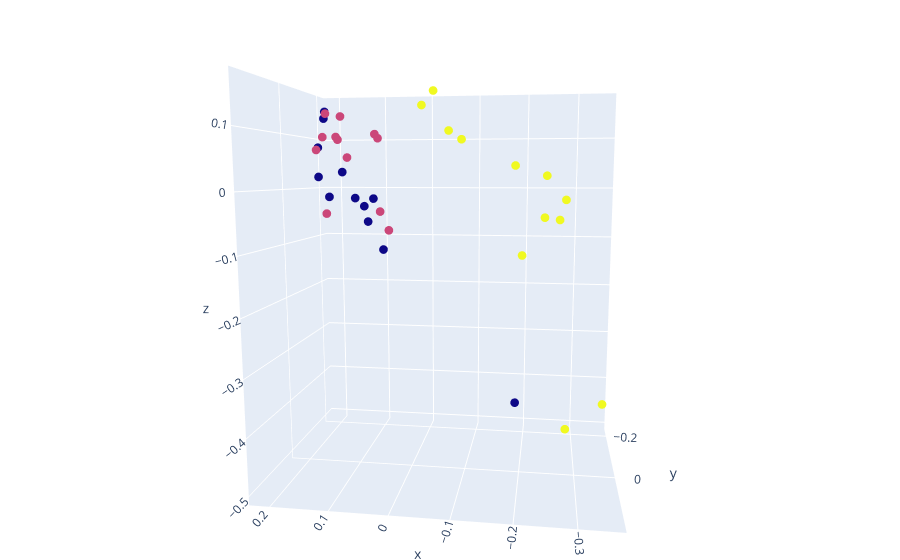

The cell this chart's notebook holds for it:
### Code cell
fig: go.Figure = go.Figure()
fig.add_scatter3d(x=pos1[:, 0], y=pos1[:, 1], z=pos1[:, 2],
                  hovertext=idx_to_class_lbl,
                  mode='markers', marker=dict(size=3.,
                                              color=idx_to_class))
fig.update_layout(margin=dict(l=0, r=0, b=0, t=0))

fig.show()

### Figure 1 — Plotly figure (JSON) as saved in the notebook; plotly's stock layout.template omitted (floating-point values rounded to 4 significant figures)
{"data": [{"hovertext": ["A", "A", "A", "A", "A", "A", "A", "A", "A", "A", "A", "A", "B", "B", "B", "B", "B", "B", "B", "B", "B", "B", "B", "B", "C", "C", "C", "C", "C", "C", "C", "C", "C", "C", "C", "C"], "marker": {"color": [0, 0, 0, 0, 0, 0, 0, 0, 0, 0, 0, 0, 1, 1, 1, 1, 1, 1, 1, 1, 1, 1, 1, 1, 2, 2, 2, 2, 2, 2, 2, 2, 2, 2, 2, 2], "size": 3}, "mode": "markers", "type": "scatter3d", "x": [0.07029, 0.03713, 0.09256, 0.07667, 0.1866, 0.1873, 0.05897, 0.1216, 0.2179, 0.02179, -0.1956, 0.1945, 0.05596, 0.0939, 0.1383, 0.0421, 0.08475, 0.1299, 0.05169, 0.1196, 0.1713, -0.004238, 0.153, 0.1802, -0.2404, -0.09147, -0.07454, -0.2651, -0.1836, -0.02277, -0.2873, -0.203, -0.237, -0.3555, -0.2789, -0.04673], "y": [0.04774, 0.1119, 0.1674, 0.001133, -0.05538, -0.101, 0.1412, 0.004379, -0.1462, 0.1114, 0.1069, -0.116, 0.02652, 0.1784, -0.02474, 0.05928, 0.09563, -0.01648, 0.01126, 0.04424, -0.05705, 0.1806, 0.01568, -0.02763, -0.09531, -0.005526, 0.03368, -0.04853, -0.05234, 0.004738, -0.1739, 0.08194, -0.2282, -0.1105, -0.1897, 0.0244], "z": [-0.02709, -0.01188, -0.007681, -0.05665, 0.02267, 0.1464, -0.01022, 0.03131, 0.08079, -0.09461, -0.3462, 0.1351, 0.09579, -0.03296, 0.08954, 0.08693, 0.05423, 0.1299, -0.03804, 0.09043, 0.139, -0.05747, 0.09206, 0.07162, 0.02499, 0.08768, 0.1002, -0.05383, 0.04306, 0.1456, -0.4946, -0.1041, -0.06062, -0.4159, -0.02257, 0.1672]}], "layout": {"autosize": true, "margin": {"b": 0, "l": 0, "r": 0, "t": 0}, "scene": {"aspectmode": "auto", "aspectratio": {"x": 1.067, "y": 0.7608, "z": 1.232}, "camera": {"center": {"x": 0, "y": 0, "z": 0}, "eye": {"x": -0.3079, "y": 2.118, "z": 0.3284}, "projection": {"type": "perspective"}, "up": {"x": 0, "y": 0, "z": 1}}}}}
